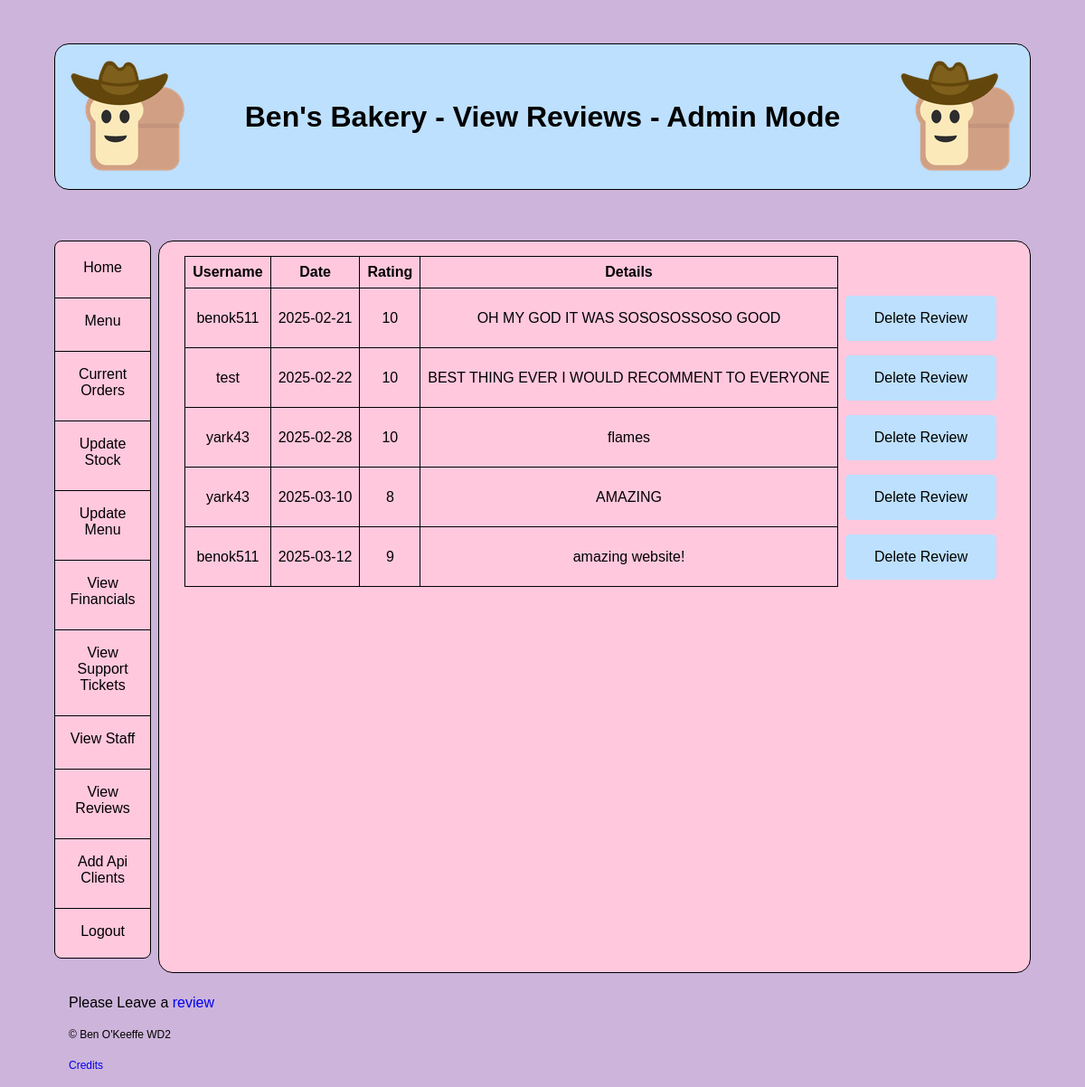
Page /view-reviews-admin (signed in) on the earlier database version.
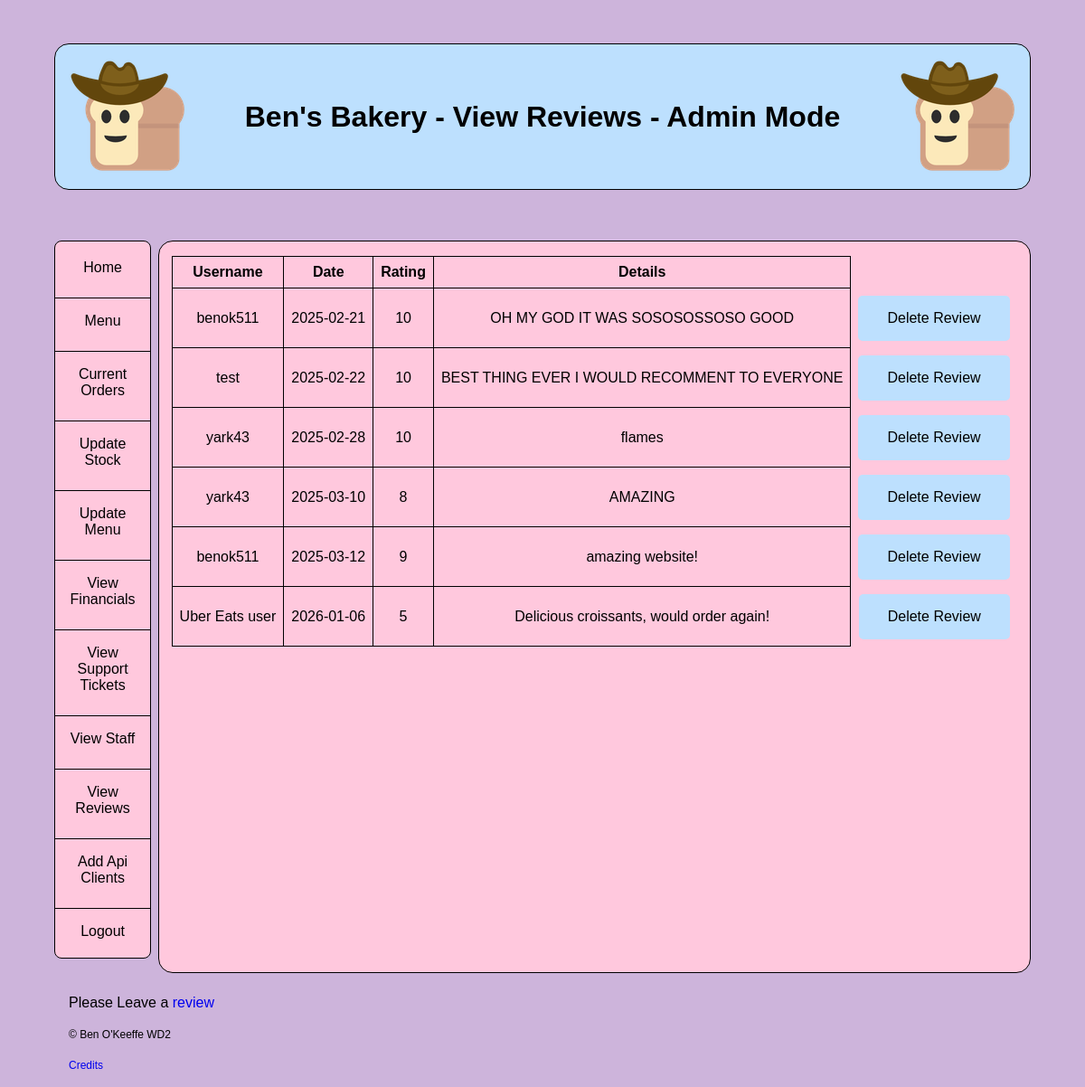
Same page on the later database version.
### tables this page shows
CREATE TABLE reviews (
    review_num INTEGER PRIMARY KEY AUTOINCREMENT,
    user_id TEXT NOT NULL,
    date_sent DATE NOT NULL,
    rating INTEGER NOT NULL,
    details TEXT NOT NULL
);

### app.py (the view)
@app.route('/view-reviews-admin')
@login_required
@admin_required
def view_reviews ():
    db = get_db()
    reviews = db.execute("""SELECT * FROM reviews""").fetchall()
    return render_template("view_reviews.html", title = 'View Reviews', reviews = reviews)

### app.py (called while the page is built)
@app.before_request
def load_logged_in_user():
    g.user = session.get('user_id',None)
    g.is_admin = session.get('is_admin',None)

def login_required(view):
    @wraps(view)
    def wrapped_view(*args, **kwargs):
        if g.user is None:
            return redirect(url_for('login', next = request.url))
        return view(*args, **kwargs)
    return wrapped_view

def admin_required(view): #just took your code for the login decorator and changed it to do the same for admin-only pages
    @wraps(view)
    def wrapped_view(*args, **kwargs):
        if g.is_admin is None:
            return redirect(url_for('restricted'))
        return view(*args, **kwargs)
    return wrapped_view

### database.py (called while the page is built)
def get_db():
    if 'db' not in g:
        g.db = sqlite3.connect(DATABASE,
                               detect_types=sqlite3.PARSE_DECLTYPES)
        g.db.row_factory = sqlite3.Row
    return g.db

### templates/view_reviews.html
{% extends "base.html" %}
{% block main_content %}
{% if reviews %}
<table class="middle">
    <tr>
        <th scope="col">Username</th>
        <th scope="col">Date</th>
        <th scope="col">Rating</th>
        <th scope="col">Details</th>
    </tr>
    {% for review in reviews %}
    <tr>
        <td>{{review['user_id']}}</td>
        <td>{{review['date_sent']}}</td>
        <td>{{review['rating']}}</td>
        <td>{{review['details']}}</td>
        <td class="remove"><a class="button" href="{{url_for('delete_review', review_num = review['review_num'])}}">Delete Review</a></td>
    </tr>
    {%endfor%}
</table>
{%else%}
<p>No Reviews have been made!</p>
{%endif%}
{%endblock%}

### templates/base.html (shortened to what this page needs)
<!DOCTYPE html>
<html lang="en">
<head>
    <link rel="stylesheet" href="{{url_for('static', filename='styles.css')}}">
</head>
<body>
    <header>
        <img src="{{url_for('static', filename='cowboybread.png')}}" alt="logo">
        <h1>Ben's Bakery - {{title}}
            {% if g.is_admin %}
            - Admin Mode
            {%endif%}
        </h1>
        <img src="{{url_for('static', filename='cowboybread.png')}}" alt="logo">
    </header>
    <nav>
        <a href="{{url_for('index')}}">Home</a>
        <a href="{{url_for('menu')}}">Menu</a>
            {% if g.is_admin %}
                <a href="{{url_for('admin_tools')}}">Current Orders</a>
                <a href="{{url_for('update_stock')}}">Update Stock</a>
                <a href="{{url_for('update_menu')}}">Update Menu</a>
                <a href="{{url_for('financials')}}">View Financials</a>
                <a href="{{url_for('admin_view_tickets')}}">View Support Tickets</a>
                <a href="{{url_for('view_staff')}}">View Staff</a>
                <a href="{{url_for('view_reviews')}}">View Reviews</a>
                <a href="{{url_for('addApiClient')}}">Add Api Clients</a>
                <a href="{{url_for('logout')}}">Logout</a>
            {% endif %}
    </nav>
    <main>
        {% block main_content %}
        {% endblock %}
    </main>
    <footer>
        <p>
           Please Leave a <a href="{{url_for('send_review')}}">review</a>
        </p>
        <p>
            <small>&copy; Ben O'Keeffe WD2</small>
        </p>
        <p>
            <small><a href="{{url_for('credits')}}">Credits</a></small>
        </p>
    </footer>
</body>
</html>

### static/styles.css (style rules this page uses)
:root { font-family: sans-serif, 'Times New Roman', Times, serif; font-size: 16px; --colour: black; --mainbgcolour: #ffc8dd; --bgcolour: #cdb4db; --accentcolour: #ffafcc; --accentcolour2: #bde0fe; }
*, *:before, *:after { box-sizing: border-box; }
small { font-size: 12px; }
body { color: var(--colour); background-color: var(--bgcolour); display: grid; grid-template-columns: 1fr 9fr; grid-template-areas: "top top" "ml mr" "bottom bottom"; gap: 0.5em; width: 90%; margin: 0 auto; }
p { margin: 1em; }
header { display: flex; flex-direction: row; flex-wrap: nowrap; align-items: center; justify-content: space-between; margin: 3em 0em; border: 1px solid var(--colour); border-radius: 1em; background-color: var(--accentcolour2); padding: 1em; }
.button { display: inline-block; padding: 1em 2em; background-color: var(--accentcolour2); color: var(--colour); text-decoration: none; border-radius: 5px; }
h1, h2, h3, h4, h5, h6 { text-align: center; }
header h1 { text-align: center; }
nav a:first-child { border-top: none; }
main { background-color: var(--mainbgcolour); border: 1.25px solid var(--colour); border-radius: 1em; }
.remove { border: none; }
main>* { margin: 2em 1em; }
table { border-collapse: collapse; margin: 0 auto; text-align: center; }
table { margin-top: 1em; margin-bottom: 1em; }
th,td { border: 1px solid black; padding: 0.5em; }
nav { display: flex; flex-direction: column; flex-wrap: nowrap; align-items: center; justify-content: flex-start; border: 1px solid var(--colour); border-radius: 0.5em; background-color: var(--mainbgcolour); margin-bottom: 1em; }
nav a { margin: 0.25em 0; padding: 0.25em; flex: auto; width: 100%; text-align: center; color: var(--colour); padding: 1em; border-top: 1px solid var(--colour); }
a { text-decoration: none; }
img, iframe { max-width: 100%; }
header { grid-area: top; }
nav { grid-area: ml; flex-direction: column; flex-wrap: nowrap; align-items: center; align-self: start; justify-content: flex-start; margin-bottom: 1em; }
nav a { border-top: 1px solid var(--colour); padding: 1em; }
main { grid-area: mr; }
footer { grid-area: bottom; }

Differences in the rows shown:
added reviews: user_id "Uber Eats user", date_sent "2026-01-06", rating "5", details "Delicious croissants, would order again!"
